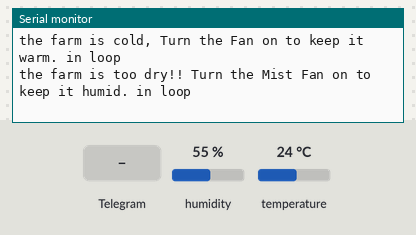
Bench run of a sketch on a simulated ESP32. Parts: the last lines printed to the serial monitor. Inputs (shaded band) come from the test bench; at power-on: temperature 24 °C, humidity 55 %. WiFi joins after 1.5 s; servers stay silent unless stated.

Above: at 5.8 s.
5.9 s: temperature set to 33 °C
At 6.42 s:
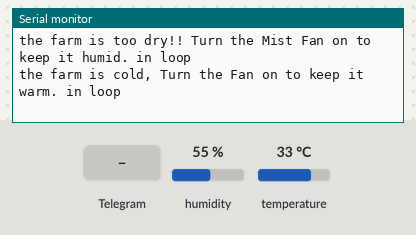
10.4 s: Telegram message "/start" received
At 11.2 s:
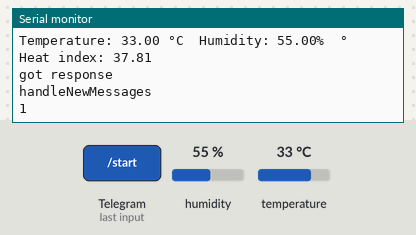
12.2 s: humidity set to 22 %
At 12.44 s:
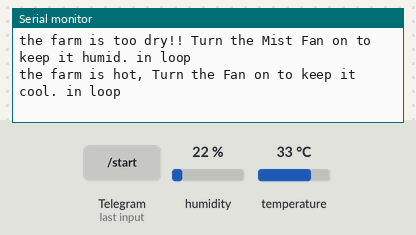
13.7 s: humidity set to 40 %
At 15.76 s:
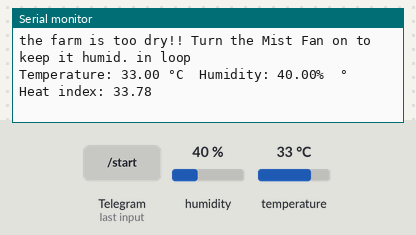
Timing chart, 0 to 16.2 s (numbered marks = the images above; inputs shaded):
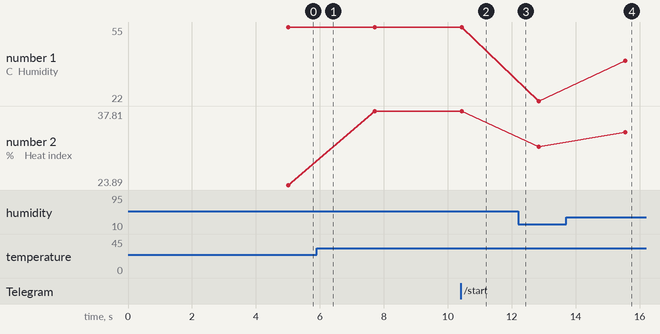

The sketch:

Swiflybot.ino
```cpp
#include "DHT.h"
#define DHTPIN 4     // Digital pin connected to the DHT sensor
#define DHTTYPE DHT22
#include <SPI.h>
#include <WiFi.h>
#include <WiFiClientSecure.h>
#include <UniversalTelegramBot.h>

const char ssid[] = "*******"; // your network SSID (name)
const char password[] = "************"; // your network key

WiFiClient client;

// Initialize Telegram BOT
#define BOTtoken "***************************************"  // your Bot Token (Get from Botfather)

WiFiClientSecure net_ssl;
UniversalTelegramBot bot(BOTtoken, net_ssl);

#include <ThingSpeak.h>
const long CHANNEL = 1420049;
const char *WRITE_API = "9LE30HTX2O0WWX9H";

DHT dht(DHTPIN, DHTTYPE);

                        //parameter
                        // Read humidity as percentage
                          float humidity = dht.readHumidity();
                        // Read temperature as Celsius (the default)
                          float temperature = dht.readTemperature();
                                        // Compute heat index in Celsius (isFahreheit = false)
                          float hic = dht.computeHeatIndex(temperature, humidity, false);
//for sensor interval
long prevMillisSensor = 0;
int intervalSensor = 2000;
//for ThingSpeak interval
long prevMillisThingSpeak = 0;
int intervalThingSpeak = 1.8e+6; // 20000 Minimum ThingSpeak write interval is 15 seconds

//telegram bot interval
int botRequestDelay = 500;
unsigned long lastTimeBotRan;

  //message function
  void handleNewMessages(int numNewMessages) {
  Serial.println("handleNewMessages");
  Serial.println(String(numNewMessages));

  for ( int i=0; i<numNewMessages; i++) {
   String chat_id = String(bot.messages[i].chat_id);
    String text = bot.messages[i].text;
    String statusText = "";
                        // Read humidity as percentage
                          float humidity = dht.readHumidity();
                        // Read temperature as Celsius (the default)
                          float temperature = dht.readTemperature();
                        // Compute heat index in Celsius (isFahreheit = false)
                          float hic = dht.computeHeatIndex(temperature, humidity, false);

    String from_name = bot.messages[i].from_name;
    if (from_name == "") from_name = "Guest";

     if (text == "/start") {
      String welcome = "ESP32 controller, " + from_name + ".\n";
      welcome += "Welcome to Akmal's Switly Bot\n";
      welcome += "/status : view current all parameter\n";
      welcome += "/temperature : view current Temperature\n";
      welcome += "/humidity : view current Humidity\n";
      welcome += "/onFan : view current Humidity\n";
      welcome += "/offFan : Off the mist fan\n\n";
      welcome += "view the graph at\n";
      welcome += "https://thingspeak.com/channels/1420049";
      bot.sendMessage(chat_id, welcome, "Markdown");
    }

    if (text == "/status") {
        statusText = "Temperature: " + String(temperature) + " °C" +
                     "\nHumidity: " + String(humidity) + " %"
                     "\nHeat Index: " + String(hic) + " °C";
        bot.sendMessage(chat_id, statusText, "");
    }
     if (text == "/temperature") {
        statusText = "Temperature: " + String(temperature) + " °C";
        bot.sendMessage(chat_id, statusText, "");
    }

    if (text == "/humidity") {
        statusText ="Humidity: " + String(humidity) + " %";
        bot.sendMessage(chat_id, statusText, "");
    }
  }
}


void setup()
{
  Serial.begin(115200);
  Serial.println();
  Serial.println("Akmal Aiman FYP' Swiftly Bot");
  Serial.println();

//begin telegram
  net_ssl.setInsecure();

  WiFi.mode(WIFI_STA);


  ThingSpeak.begin(client);  // begin ThingSpeak
   dht.begin();// begin dht22 sensor
}

void loop()
{
  // Connect or reconnect to WiFi
  if (WiFi.status() != WL_CONNECTED) {
    Serial.print("Attempting to connect to SSID: ");
    Serial.println(ssid);
    while (WiFi.status() != WL_CONNECTED) {
      WiFi.begin(ssid, password);
      Serial.print(".");
      delay(5000);
    }
    Serial.println("\nConnected.");
  }

  //sensor reading
  if (millis() - prevMillisSensor > intervalSensor) {

    temperature = dht.readTemperature();
    Serial.print("Temperature: ");
    Serial.print(temperature);
    Serial.print(" °C  ");

    humidity = dht.readHumidity();
    Serial.print("Humidity: ");
    Serial.print(humidity);
    Serial.print("%  ");

    hic = dht.computeHeatIndex(temperature, humidity, false);
    Serial.print("° Heat index: ");
    Serial.print(hic);
    Serial.println("");


    prevMillisSensor = millis();
  }


                        //commands checking for telegram bot
                        if (millis() > lastTimeBotRan + botRequestDelay)  {
                          int numNewMessages = bot.getUpdates(bot.last_message_received + 1);

                          while(numNewMessages) {
                            Serial.println("got response");
                            handleNewMessages(numNewMessages);
                            numNewMessages = bot.getUpdates(bot.last_message_received + 1);
                          }
                          lastTimeBotRan = millis();
                        }


  //sending the parameter to ThingSpeak with the interval of 20second(ThingSpeak min is 15 second)
  if (millis() - prevMillisThingSpeak > intervalThingSpeak) {

    // Set the fields with the values
    ThingSpeak.setField(1, temperature);
    ThingSpeak.setField(2, humidity);

    // Write to the ThingSpeak channel
    int x = ThingSpeak.writeFields(CHANNEL, WRITE_API);
    if (x == 200) {
      Serial.println("Channel update successful.");
    }
    else {
      Serial.println("Problem updating channel. HTTP error code " + String(x));
    }

    prevMillisThingSpeak = millis();
  }

                //alert notification checking
                int alert;{
                  int a=0;
                  String chat_id = String(bot.messages[a].chat_id);
                  String text = bot.messages[a].text;
                  String statusText = "";

              //temperature check ideal  is 27-32
                 if(temperature > 32){
                 statusText ="the farm is hot!! Turn the Mist Fan on to keep it cool. current temperature: " + String(temperature) + "°C";
                 Serial.println("the farm is hot, Turn the Fan on to keep it cool. in loop");
                 bot.sendMessage(chat_id, statusText, "");
                 }
                 else if(temperature < 27){
                 statusText ="the farm is cold!! Turn the Mist Fan off to keep it warm. current temperature: " + String(temperature) + "°C";
                 Serial.println("the farm is cold, Turn the Fan on to keep it warm. in loop");
                 bot.sendMessage(chat_id, statusText, "");
                 }

              //Humidity check ideal is 80-95
                 if(humidity > 95){
                 statusText ="the farm is too humid!! Turn the Mist Fan off to keep it dry. current humidity : " + String(humidity) + "% ";
                 Serial.println("the farm is too humid!! Turn the Mist Fan off to keep it dry.  in loop");
                 bot.sendMessage(chat_id, statusText, "");
                 }
                 else if(humidity  < 80){
                 statusText ="the farm is too dry!! Turn the Mist Fan on to keep it humid. current humidity : " + String(humidity) + "% ";
                 Serial.println("the farm is too dry!! Turn the Mist Fan on to keep it humid. in loop");
                 bot.sendMessage(chat_id, statusText, "");
                 }
              }

}
```

Measured:
- after the input at 10.4 s, the serial monitor: prints a new line after 0.33 s (image 2)
- after the input at 13.7 s, the serial monitor: prints a new line after 1.9 s (image 4)
- plotted number 1: 55 → 22 after the input at 12.2 s, 22 → 40 after the input at 13.7 s
- plotted number 2: 23.89 → 37.81 after the input at 5.9 s, 37.81 → 31.09 after the input at 12.2 s, 31.09 → 33.78 after the input at 13.7 s
